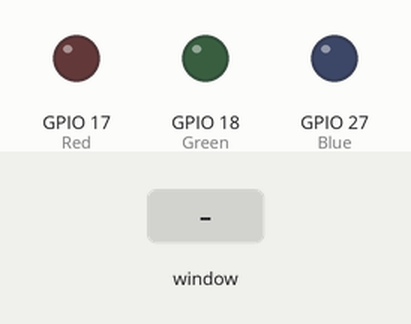
Recording of a program running on a simulated Raspberry Pi (BCM pin numbers). On the bench: output pins drawn as LEDs (lit = HIGH). The inputs (shaded band) are chosen by the test bench. The desktop window is not drawn, its controls go by their first labels and the mouse button is held 0.15 s. At 5.8 s the program stops and its outputs stay as they are.

Above: at 1.2 s.
1.3 s: control labelled "Red" in the window clicked
At 1.8 s:
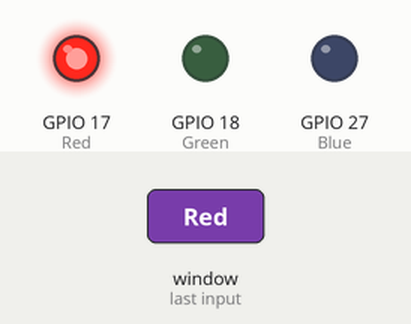
2.8 s: control labelled "Green" in the window clicked
At 4.0 s:
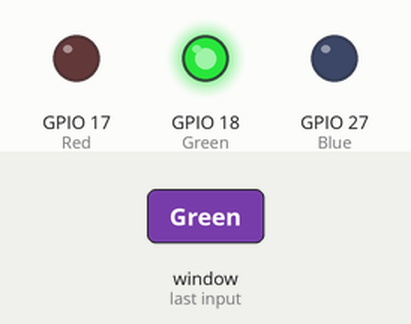
4.3 s: control labelled "Blue" in the window clicked
At 5.2 s:
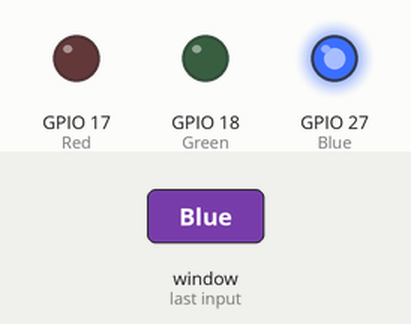
5.8 s: control labelled "Exit" in the window clicked
At 6.4 s:
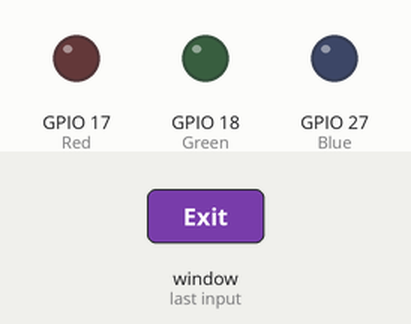
Timing chart, 0 to 7.3 s (numbered marks = the images above; inputs shaded):
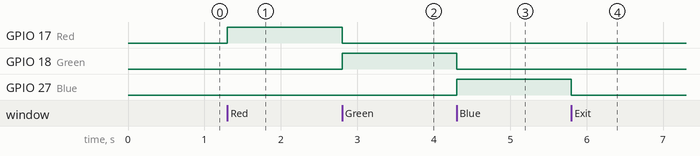

The program:

program.py
```python
import tkinter as tk  # Import the tkinter library for creating the GUI
import RPi.GPIO as GPIO  # Import the RPi.GPIO library for controlling the Raspberry Pi's GPIO pins

# Define the GPIO pins for each LED color
LED_PINS = {
    "Red": 17,
    "Green": 18,
    "Blue": 27,
}

GPIO.setwarnings(False)  # Disable GPIO warnings
GPIO.setmode(GPIO.BCM)  # Set the GPIO pin numbering mode to BCM

# Initialize and set the LED pins to LOW
for pin in LED_PINS.values():
    GPIO.setup(pin, GPIO.OUT)  # Set the pin as an output
    GPIO.output(pin, GPIO.LOW)  # Set the pin to LOW (LED off)

# Define a function to set the LED color
def set_led_color(color):
    for pin in LED_PINS.values():
        GPIO.output(pin, GPIO.LOW)  # Turn off all LEDs
    GPIO.output(LED_PINS[color], GPIO.HIGH)  # Turn on the selected LED

# Create a tkinter window
root = tk.Tk()
root.title("LED Controller")
root.geometry("400x300")

label = tk.Label(root, text="Select LED Color", font=("Comic Sans", 20))
label.pack(pady=20)

# Define a function to handle button clicks and set the LED color
def button_click(color):
    set_led_color(color)

# Create buttons for each LED color
for color in LED_PINS.keys():
    button = tk.Button(root, text=color, command=lambda c=color: button_click(c))
    button.pack(pady=15)

exit_button = tk.Button(root, text="Exit", command=root.quit)  # Create an exit button
exit_button.pack(pady=10)

root.mainloop()  # Start the tkinter main loop to display the GUI

GPIO.cleanup()  # Clean up and release GPIO resources when the program exits
```

Measured:
- after the input at 1.3 s, GPIO 17 (Red): LOW → HIGH at once
- after the input at 2.8 s, GPIO 17 (Red): HIGH → LOW at once; GPIO 18 (Green): LOW → HIGH at once
- after the input at 4.3 s, GPIO 18 (Green): HIGH → LOW at once; GPIO 27 (Blue): LOW → HIGH at once
- after the input at 5.8 s, GPIO 27 (Blue): HIGH → LOW at once
